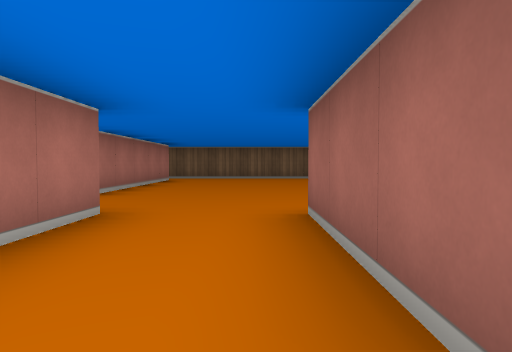
[1] (above)

24 first-person views from a walk through a cub3D maze. The camera is about half as high as the walls, tilts 2° down and sees 70° across. The floor is counted in squares. Each view is taken from the middle of a square. On the plan, view 1 faces up. The plan holds only what a view shows up to about 9 squares ahead; the rest is blank.

[2]
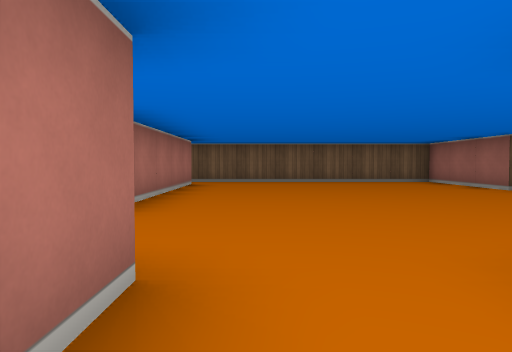

[3]
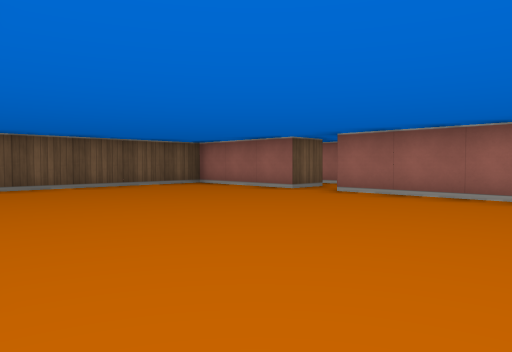

[4]
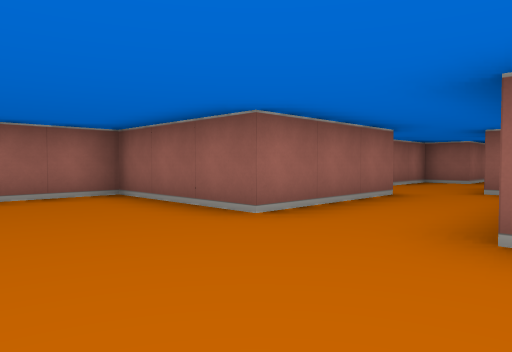

[5]
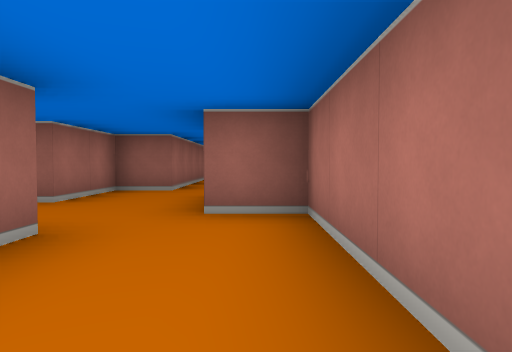

[6]
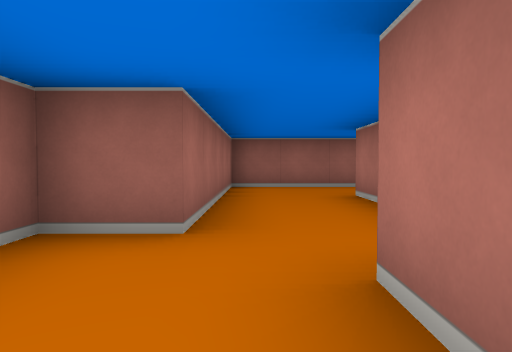

[7]
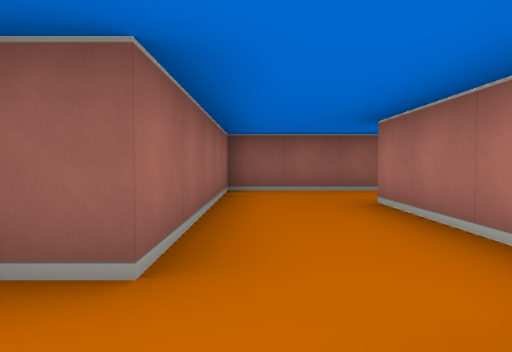

[8]
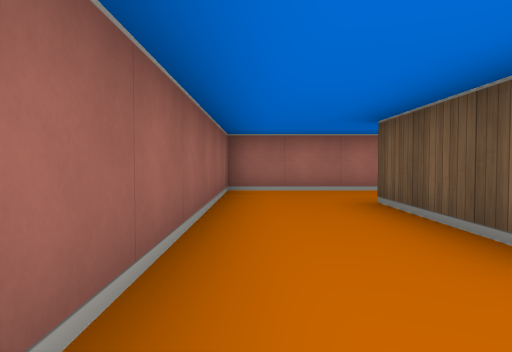

[9]
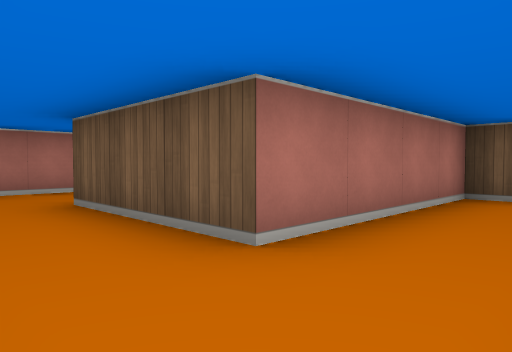

[10]
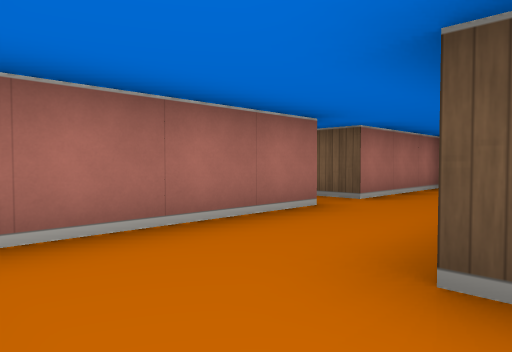

[11]
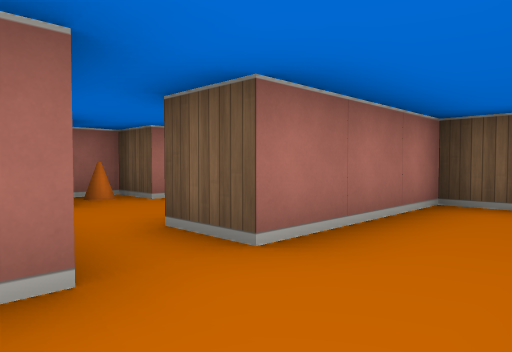

[12]
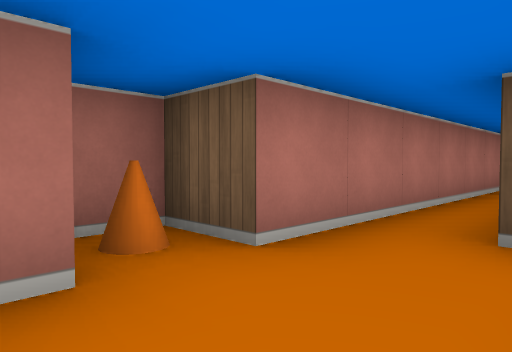

[13]
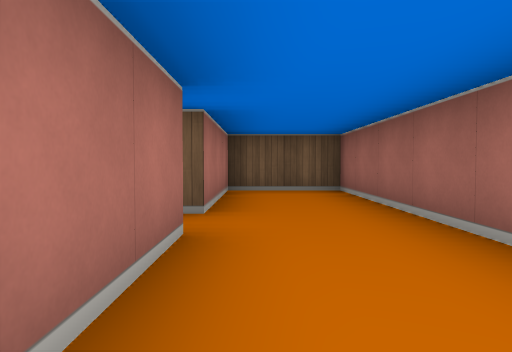

[14]
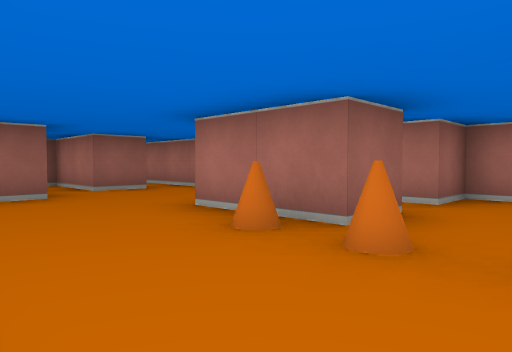

[15]
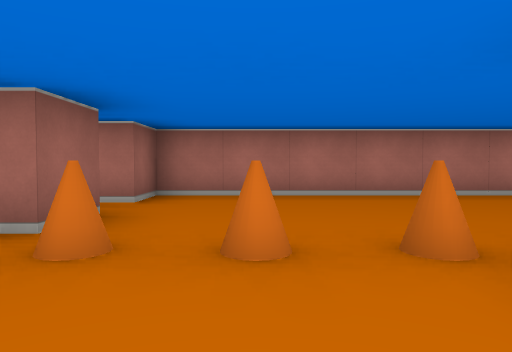

[16]
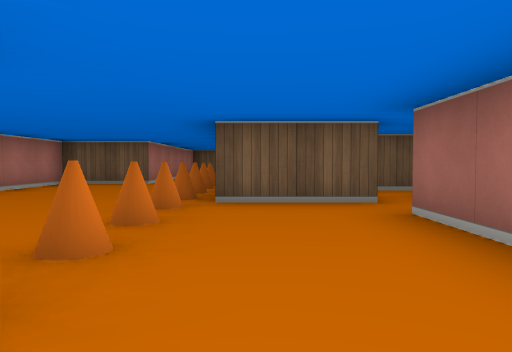

[17]
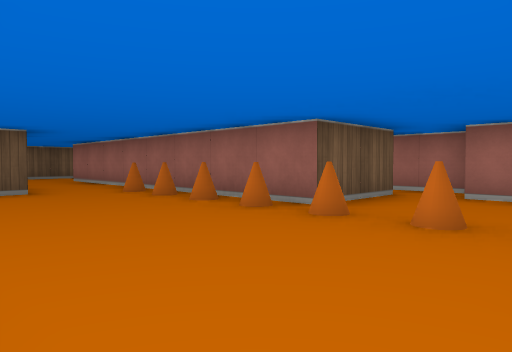

[18]
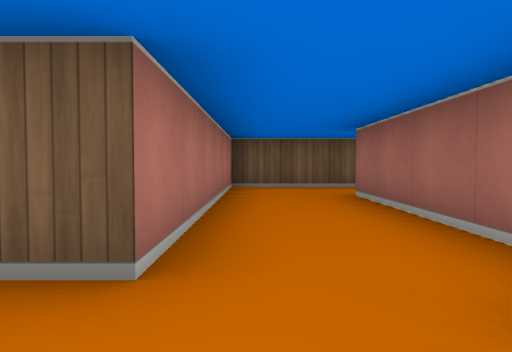

[19]
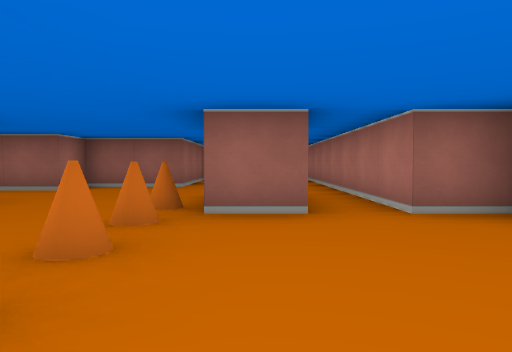

[20]
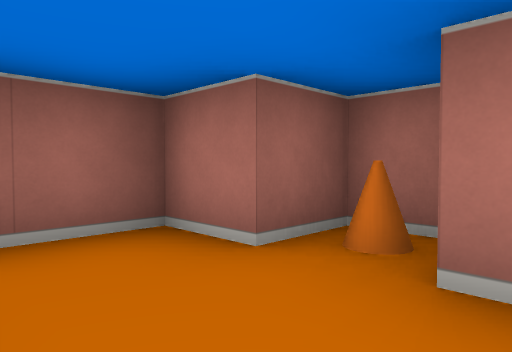

[21]
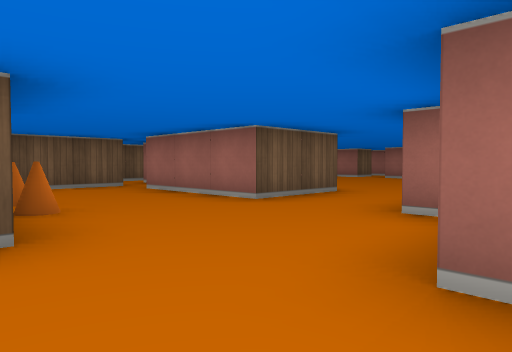

[22]
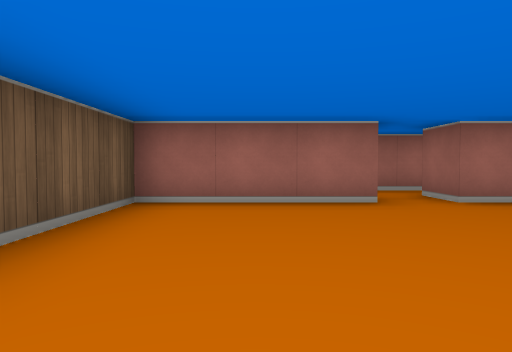

[23]
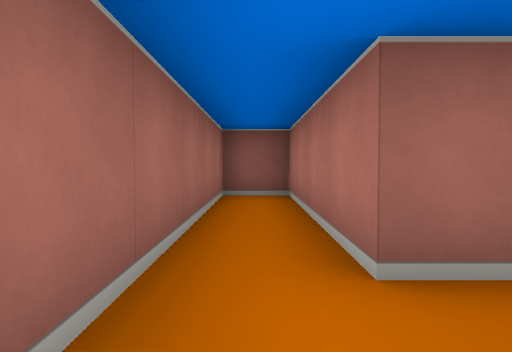

[24]
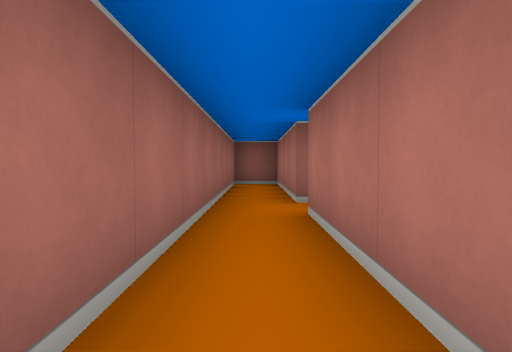

### Floor plan
Points are (right, up) in squares from view 1. A wall is a line through its corners. A room is listed if a view was taken in it or the views show most of it. See-through windows are left out.
Room 1 (views 1, 2, 3, 4, 5, 6, 7, 8, 9, 10, 13, 22)
walls: (-1.5, 3.5) (-1.5, -0.5) (-0.5, -0.5); (0.5, 0.4) (0.5, 3.5) (3.5, 3.5) (3.5, 7.5) (4.5, 7.5); (-0.5, -1.6) (-0.5, -2.5); (-0.9, -2.5) (-1.5, -2.5) (-1.5, -6.5) (-4.5, -6.5); (4.5, 8.5) (3.5, 8.5) (3.5, 11.5) (-0.8, 11.5); (-2.5, 10.5) (-2.5, 5.8); (-6.5, -6.6) (-6.5, -8.5) (0.5, -8.5) (0.5, -3.5) (1.5, -3.5) (1.5, -1.5)
ways out: opening at (-5.5, -5.5) to room 2; opening at (-3.5, 4.5) to room 4; opening at (4, 8) to room 5; opening at (-3, 11); opening at (2.5, -0.5)
Room 2 (view 11)
walls: (-4.5, -4.9) (-4.5, -0.5) (-6.5, -0.5) (-6.5, -3.5); (-6.5, -4.4) (-6.5, -6.6)
ways out: opening at (-5.5, -5.5) to room 1; opening at (-7, -4) to room 3
Room 3 (views 12, 20)
walls: (-6.5, -3.5) (-7.5, -3.5); (-9.5, 1.5) (-9.5, -2.5) (-10.5, -2.5) (-10.5, -3.5) (-9.5, -3.5) (-9.5, -4.5) (-8.4, -4.5)
ways out: opening at (-7, -4) to room 2; opening at (-9, 1) to room 4
objects: cone (-10, -3)
Room 4 (views 14, 15, 16, 17, 18, 19, 21)
walls: (-4.4, 9.5) (-6.5, 9.5) (-6.5, 17.5); (-8.6, 6.5) (-7.5, 6.5) (-7.5, 4.5); (-3.5, 8.8) (-3.5, 10); (-2.4, 5.5) (-4.5, 5.5) (-4.5, 8.5); (-8.6, 1.5) (-7.5, 1.5) (-7.5, -0.5); (-6.5, 1) (-6.5, 2.5) (-4.5, 2.5) (-4.5, 3.5) (-3.4, 3.5); (-5.9, 19.5) (-8.5, 19.5) (-8.5, 13.5) (-10.5, 13.5) (-10.5, 6.5) (-9.5, 6.5) (-9.5, 1.5)
ways out: opening at (-3.5, 4.5) to room 1; opening at (-9, 1) to room 3; opening at (-6, 18.5); opening at (-4, 10)
objects: cone (-7, 6); cone (-7, 7); cone (-7, 8); cone (-7, 9); cone (-7, 10); cone (-7, 11); cone (-7, 12); cone (-7, 13)
Room 5 (views 23, 24)
walls: (4.5, 7.5) (4.5, 3.5) (5.5, 3.5) (5.5, 11.4); (4.5, 11.4) (4.5, 8.5)
ways out: opening at (4, 8) to room 1

Where each view was taken, in squares from view 1:
view 1: 0 up, 0 right, facing up
view 2: 2 up, 1 left, facing up
view 3: 4 up, 2 left, facing up-right
view 4: 6 up, 2 left, facing down-right
view 5: 3 up, 1 left, facing down
view 6: 1 down, 0 right, facing down
view 7: 2 down, 0 right, facing down
view 8: 8 down, 0 right, facing left
view 9: 8 down, 0 right, facing up-left
view 10: 8 down, 4 left, facing up-left
view 11: 5 down, 5 left, facing up-left
view 12: 4 down, 8 left, facing up-left
view 13: 7 down, 6 left, facing up
view 14: 8 up, 5 left, facing down-left
view 15: 8 up, 5 left, facing left
view 16: 5 up, 6 left, facing up
view 17: 7 up, 10 left, facing up-right
view 18: 12 up, 8 left, facing up
view 19: 10 up, 8 left, facing down
view 20: 2 down, 8 left, facing down-left
view 21: 2 up, 8 left, facing up-right
view 22: 10 up, 1 left, facing right
view 23: 9 up, 5 right, facing down
view 24: 12 up, 5 right, facing down
